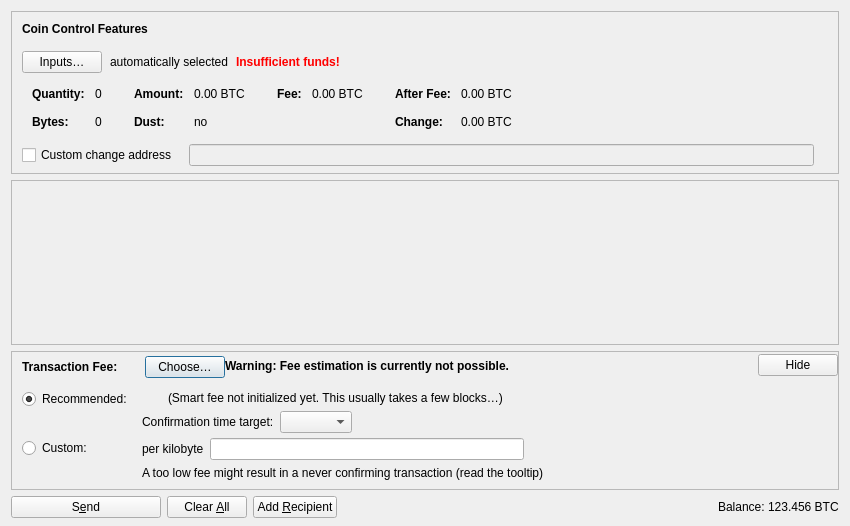
<?xml version="1.0" encoding="UTF-8"?>
<ui version="4.0">
 <class>SendCoinsDialog</class>
 <widget class="QDialog" name="SendCoinsDialog">
  <property name="geometry">
   <rect>
    <x>0</x>
    <y>0</y>
    <width>850</width>
    <height>526</height>
   </rect>
  </property>
  <property name="windowTitle">
   <string>Send Coins</string>
  </property>
  <layout class="QVBoxLayout" name="verticalLayout" stretch="0,1,0,0">
   <property name="bottomMargin">
    <number>8</number>
   </property>
   <item>
    <widget class="QFrame" name="frameCoinControl">
     <property name="sizePolicy">
      <sizepolicy hsizetype="Expanding" vsizetype="Expanding">
       <horstretch>0</horstretch>
       <verstretch>0</verstretch>
      </sizepolicy>
     </property>
     <property name="maximumSize">
      <size>
       <width>16777215</width>
       <height>16777215</height>
      </size>
     </property>
     <property name="frameShape">
      <enum>QFrame::StyledPanel</enum>
     </property>
     <property name="frameShadow">
      <enum>QFrame::Sunken</enum>
     </property>
     <layout class="QVBoxLayout" name="verticalLayoutCoinControl2">
      <property name="spacing">
       <number>0</number>
      </property>
      <property name="leftMargin">
       <number>0</number>
      </property>
      <property name="topMargin">
       <number>0</number>
      </property>
      <property name="rightMargin">
       <number>0</number>
      </property>
      <property name="bottomMargin">
       <number>6</number>
      </property>
      <item>
       <layout class="QVBoxLayout" name="verticalLayoutCoinControl" stretch="0,0,0,0,1">
        <property name="spacing">
         <number>0</number>
        </property>
        <property name="leftMargin">
         <number>10</number>
        </property>
        <property name="topMargin">
         <number>10</number>
        </property>
        <item>
         <layout class="QHBoxLayout" name="horizontalLayoutCoinControl1">
          <property name="bottomMargin">
           <number>15</number>
          </property>
          <item>
           <widget class="QLabel" name="labelCoinControlFeatures">
            <property name="sizePolicy">
             <sizepolicy hsizetype="Preferred" vsizetype="Maximum">
              <horstretch>0</horstretch>
              <verstretch>0</verstretch>
             </sizepolicy>
            </property>
            <property name="font">
             <font>
              <weight>75</weight>
              <bold>true</bold>
             </font>
            </property>
            <property name="styleSheet">
             <string notr="true">font-weight:bold;</string>
            </property>
            <property name="text">
             <string>Coin Control Features</string>
            </property>
           </widget>
          </item>
         </layout>
        </item>
        <item>
         <layout class="QHBoxLayout" name="horizontalLayoutCoinControl2" stretch="0,0,0,0">
          <property name="spacing">
           <number>8</number>
          </property>
          <property name="bottomMargin">
           <number>10</number>
          </property>
          <item>
           <widget class="QPushButton" name="pushButtonCoinControl">
            <property name="styleSheet">
             <string notr="true"/>
            </property>
            <property name="text">
             <string>Inputs…</string>
            </property>
            <property name="autoDefault">
             <bool>false</bool>
            </property>
           </widget>
          </item>
          <item>
           <widget class="QLabel" name="labelCoinControlAutomaticallySelected">
            <property name="text">
             <string>automatically selected</string>
            </property>
            <property name="margin">
             <number>5</number>
            </property>
           </widget>
          </item>
          <item>
           <widget class="QLabel" name="labelCoinControlInsuffFunds">
            <property name="font">
             <font>
              <weight>75</weight>
              <bold>true</bold>
             </font>
            </property>
            <property name="styleSheet">
             <string notr="true">color:red;font-weight:bold;</string>
            </property>
            <property name="text">
             <string>Insufficient funds!</string>
            </property>
            <property name="margin">
             <number>5</number>
            </property>
           </widget>
          </item>
          <item>
           <spacer name="horizontalSpacerCoinControl">
            <property name="orientation">
             <enum>Qt::Horizontal</enum>
            </property>
            <property name="sizeHint" stdset="0">
             <size>
              <width>40</width>
              <height>1</height>
             </size>
            </property>
           </spacer>
          </item>
         </layout>
        </item>
        <item>
         <widget class="QWidget" name="widgetCoinControl" native="true">
          <property name="sizePolicy">
           <sizepolicy hsizetype="Preferred" vsizetype="Preferred">
            <horstretch>0</horstretch>
            <verstretch>0</verstretch>
           </sizepolicy>
          </property>
          <property name="minimumSize">
           <size>
            <width>0</width>
            <height>0</height>
           </size>
          </property>
          <property name="styleSheet">
           <string notr="true"/>
          </property>
          <layout class="QHBoxLayout" name="horizontalLayoutCoinControl5">
           <property name="leftMargin">
            <number>0</number>
           </property>
           <property name="topMargin">
            <number>0</number>
           </property>
           <property name="rightMargin">
            <number>0</number>
           </property>
           <property name="bottomMargin">
            <number>0</number>
           </property>
           <item>
            <layout class="QHBoxLayout" name="horizontalLayoutCoinControl3" stretch="0,0,0,1">
             <property name="spacing">
              <number>20</number>
             </property>
             <property name="topMargin">
              <number>0</number>
             </property>
             <property name="bottomMargin">
              <number>10</number>
             </property>
             <item>
              <layout class="QFormLayout" name="formLayoutCoinControl1">
               <property name="horizontalSpacing">
                <number>10</number>
               </property>
               <property name="verticalSpacing">
                <number>14</number>
               </property>
               <property name="leftMargin">
                <number>10</number>
               </property>
               <property name="topMargin">
                <number>4</number>
               </property>
               <property name="rightMargin">
                <number>6</number>
               </property>
               <item row="0" column="0">
                <widget class="QLabel" name="labelCoinControlQuantityText">
                 <property name="font">
                  <font>
                   <weight>75</weight>
                   <bold>true</bold>
                  </font>
                 </property>
                 <property name="text">
                  <string>Quantity:</string>
                 </property>
                 <property name="margin">
                  <number>0</number>
                 </property>
                </widget>
               </item>
               <item row="0" column="1">
                <widget class="QLabel" name="labelCoinControlQuantity">
                 <property name="cursor">
                  <cursorShape>IBeamCursor</cursorShape>
                 </property>
                 <property name="contextMenuPolicy">
                  <enum>Qt::ActionsContextMenu</enum>
                 </property>
                 <property name="text">
                  <string notr="true">0</string>
                 </property>
                 <property name="margin">
                  <number>0</number>
                 </property>
                 <property name="textInteractionFlags">
                  <set>Qt::LinksAccessibleByMouse|Qt::TextSelectableByKeyboard|Qt::TextSelectableByMouse</set>
                 </property>
                </widget>
               </item>
               <item row="1" column="0">
                <widget class="QLabel" name="labelCoinControlBytesText">
                 <property name="font">
                  <font>
                   <weight>75</weight>
                   <bold>true</bold>
                  </font>
                 </property>
                 <property name="text">
                  <string>Bytes:</string>
                 </property>
                </widget>
               </item>
               <item row="1" column="1">
                <widget class="QLabel" name="labelCoinControlBytes">
                 <property name="cursor">
                  <cursorShape>IBeamCursor</cursorShape>
                 </property>
                 <property name="contextMenuPolicy">
                  <enum>Qt::ActionsContextMenu</enum>
                 </property>
                 <property name="text">
                  <string notr="true">0</string>
                 </property>
                 <property name="textInteractionFlags">
                  <set>Qt::LinksAccessibleByMouse|Qt::TextSelectableByKeyboard|Qt::TextSelectableByMouse</set>
                 </property>
                </widget>
               </item>
              </layout>
             </item>
             <item>
              <layout class="QFormLayout" name="formLayoutCoinControl2">
               <property name="horizontalSpacing">
                <number>10</number>
               </property>
               <property name="verticalSpacing">
                <number>14</number>
               </property>
               <property name="leftMargin">
                <number>6</number>
               </property>
               <property name="topMargin">
                <number>4</number>
               </property>
               <property name="rightMargin">
                <number>6</number>
               </property>
               <item row="0" column="0">
                <widget class="QLabel" name="labelCoinControlAmountText">
                 <property name="font">
                  <font>
                   <weight>75</weight>
                   <bold>true</bold>
                  </font>
                 </property>
                 <property name="text">
                  <string>Amount:</string>
                 </property>
                 <property name="margin">
                  <number>0</number>
                 </property>
                </widget>
               </item>
               <item row="0" column="1">
                <widget class="QLabel" name="labelCoinControlAmount">
                 <property name="cursor">
                  <cursorShape>IBeamCursor</cursorShape>
                 </property>
                 <property name="contextMenuPolicy">
                  <enum>Qt::ActionsContextMenu</enum>
                 </property>
                 <property name="text">
                  <string notr="true">0.00 BTC</string>
                 </property>
                 <property name="textInteractionFlags">
                  <set>Qt::LinksAccessibleByMouse|Qt::TextSelectableByKeyboard|Qt::TextSelectableByMouse</set>
                 </property>
                </widget>
               </item>
               <item row="1" column="0">
                <widget class="QLabel" name="labelCoinControlLowOutputText">
                 <property name="font">
                  <font>
                   <weight>75</weight>
                   <bold>true</bold>
                  </font>
                 </property>
                 <property name="text">
                  <string>Dust:</string>
                 </property>
                </widget>
               </item>
               <item row="1" column="1">
                <widget class="QLabel" name="labelCoinControlLowOutput">
                 <property name="cursor">
                  <cursorShape>IBeamCursor</cursorShape>
                 </property>
                 <property name="contextMenuPolicy">
                  <enum>Qt::ActionsContextMenu</enum>
                 </property>
                 <property name="text">
                  <string notr="true">no</string>
                 </property>
                 <property name="textInteractionFlags">
                  <set>Qt::LinksAccessibleByMouse|Qt::TextSelectableByKeyboard|Qt::TextSelectableByMouse</set>
                 </property>
                </widget>
               </item>
              </layout>
             </item>
             <item>
              <layout class="QFormLayout" name="formLayoutCoinControl3">
               <property name="horizontalSpacing">
                <number>10</number>
               </property>
               <property name="verticalSpacing">
                <number>14</number>
               </property>
               <property name="leftMargin">
                <number>6</number>
               </property>
               <property name="topMargin">
                <number>4</number>
               </property>
               <property name="rightMargin">
                <number>6</number>
               </property>
               <item row="0" column="0">
                <widget class="QLabel" name="labelCoinControlFeeText">
                 <property name="font">
                  <font>
                   <weight>75</weight>
                   <bold>true</bold>
                  </font>
                 </property>
                 <property name="text">
                  <string>Fee:</string>
                 </property>
                 <property name="margin">
                  <number>0</number>
                 </property>
                </widget>
               </item>
               <item row="0" column="1">
                <widget class="QLabel" name="labelCoinControlFee">
                 <property name="cursor">
                  <cursorShape>IBeamCursor</cursorShape>
                 </property>
                 <property name="contextMenuPolicy">
                  <enum>Qt::ActionsContextMenu</enum>
                 </property>
                 <property name="text">
                  <string notr="true">0.00 BTC</string>
                 </property>
                 <property name="textInteractionFlags">
                  <set>Qt::LinksAccessibleByMouse|Qt::TextSelectableByKeyboard|Qt::TextSelectableByMouse</set>
                 </property>
                </widget>
               </item>
              </layout>
             </item>
             <item>
              <layout class="QFormLayout" name="formLayoutCoinControl4">
               <property name="horizontalSpacing">
                <number>10</number>
               </property>
               <property name="verticalSpacing">
                <number>14</number>
               </property>
               <property name="leftMargin">
                <number>6</number>
               </property>
               <property name="topMargin">
                <number>4</number>
               </property>
               <property name="rightMargin">
                <number>6</number>
               </property>
               <item row="0" column="0">
                <widget class="QLabel" name="labelCoinControlAfterFeeText">
                 <property name="font">
                  <font>
                   <weight>75</weight>
                   <bold>true</bold>
                  </font>
                 </property>
                 <property name="text">
                  <string>After Fee:</string>
                 </property>
                 <property name="margin">
                  <number>0</number>
                 </property>
                </widget>
               </item>
               <item row="0" column="1">
                <widget class="QLabel" name="labelCoinControlAfterFee">
                 <property name="cursor">
                  <cursorShape>IBeamCursor</cursorShape>
                 </property>
                 <property name="contextMenuPolicy">
                  <enum>Qt::ActionsContextMenu</enum>
                 </property>
                 <property name="text">
                  <string notr="true">0.00 BTC</string>
                 </property>
                 <property name="textInteractionFlags">
                  <set>Qt::LinksAccessibleByMouse|Qt::TextSelectableByKeyboard|Qt::TextSelectableByMouse</set>
                 </property>
                </widget>
               </item>
               <item row="1" column="0">
                <widget class="QLabel" name="labelCoinControlChangeText">
                 <property name="font">
                  <font>
                   <weight>75</weight>
                   <bold>true</bold>
                  </font>
                 </property>
                 <property name="text">
                  <string>Change:</string>
                 </property>
                </widget>
               </item>
               <item row="1" column="1">
                <widget class="QLabel" name="labelCoinControlChange">
                 <property name="cursor">
                  <cursorShape>IBeamCursor</cursorShape>
                 </property>
                 <property name="contextMenuPolicy">
                  <enum>Qt::ActionsContextMenu</enum>
                 </property>
                 <property name="text">
                  <string notr="true">0.00 BTC</string>
                 </property>
                 <property name="textInteractionFlags">
                  <set>Qt::LinksAccessibleByMouse|Qt::TextSelectableByKeyboard|Qt::TextSelectableByMouse</set>
                 </property>
                </widget>
               </item>
              </layout>
             </item>
            </layout>
           </item>
          </layout>
         </widget>
        </item>
        <item>
         <layout class="QHBoxLayout" name="horizontalLayoutCoinControl4" stretch="0,0,0">
          <property name="spacing">
           <number>12</number>
          </property>
          <property name="sizeConstraint">
           <enum>QLayout::SetDefaultConstraint</enum>
          </property>
          <property name="topMargin">
           <number>5</number>
          </property>
          <property name="rightMargin">
           <number>5</number>
          </property>
          <item>
           <widget class="QCheckBox" name="checkBoxCoinControlChange">
            <property name="toolTip">
             <string>If this is activated, but the change address is empty or invalid, change will be sent to a newly generated address.</string>
            </property>
            <property name="text">
             <string>Custom change address</string>
            </property>
           </widget>
          </item>
          <item>
           <widget class="QValidatedLineEdit" name="lineEditCoinControlChange">
            <property name="enabled">
             <bool>false</bool>
            </property>
            <property name="sizePolicy">
             <sizepolicy hsizetype="Expanding" vsizetype="Fixed">
              <horstretch>0</horstretch>
              <verstretch>0</verstretch>
             </sizepolicy>
            </property>
           </widget>
          </item>
          <item>
           <widget class="QLabel" name="labelCoinControlChangeLabel">
            <property name="sizePolicy">
             <sizepolicy hsizetype="Preferred" vsizetype="Expanding">
              <horstretch>0</horstretch>
              <verstretch>0</verstretch>
             </sizepolicy>
            </property>
            <property name="minimumSize">
             <size>
              <width>0</width>
              <height>0</height>
             </size>
            </property>
            <property name="text">
             <string/>
            </property>
            <property name="margin">
             <number>3</number>
            </property>
           </widget>
          </item>
         </layout>
        </item>
        <item>
         <spacer name="verticalSpacerCoinControl">
          <property name="orientation">
           <enum>Qt::Vertical</enum>
          </property>
          <property name="sizeHint" stdset="0">
           <size>
            <width>800</width>
            <height>1</height>
           </size>
          </property>
         </spacer>
        </item>
       </layout>
      </item>
     </layout>
    </widget>
   </item>
   <item>
    <widget class="QScrollArea" name="scrollArea">
     <property name="widgetResizable">
      <bool>true</bool>
     </property>
     <widget class="QWidget" name="scrollAreaWidgetContents">
      <property name="geometry">
       <rect>
        <x>0</x>
        <y>0</y>
        <width>830</width>
        <height>104</height>
       </rect>
      </property>
      <layout class="QVBoxLayout" name="verticalLayout_2" stretch="0,1">
       <property name="leftMargin">
        <number>0</number>
       </property>
       <property name="topMargin">
        <number>0</number>
       </property>
       <property name="rightMargin">
        <number>0</number>
       </property>
       <property name="bottomMargin">
        <number>0</number>
       </property>
       <item>
        <layout class="QVBoxLayout" name="entries">
         <property name="spacing">
          <number>6</number>
         </property>
        </layout>
       </item>
       <item>
        <spacer name="verticalSpacer">
         <property name="orientation">
          <enum>Qt::Vertical</enum>
         </property>
         <property name="sizeHint" stdset="0">
          <size>
           <width>20</width>
           <height>40</height>
          </size>
         </property>
        </spacer>
       </item>
      </layout>
     </widget>
    </widget>
   </item>
   <item>
    <widget class="QFrame" name="frameFee">
     <property name="sizePolicy">
      <sizepolicy hsizetype="Expanding" vsizetype="Expanding">
       <horstretch>0</horstretch>
       <verstretch>0</verstretch>
      </sizepolicy>
     </property>
     <property name="maximumSize">
      <size>
       <width>16777215</width>
       <height>16777215</height>
      </size>
     </property>
     <property name="frameShape">
      <enum>QFrame::StyledPanel</enum>
     </property>
     <property name="frameShadow">
      <enum>QFrame::Sunken</enum>
     </property>
     <layout class="QVBoxLayout" name="verticalLayoutFee1">
      <property name="spacing">
       <number>0</number>
      </property>
      <property name="leftMargin">
       <number>0</number>
      </property>
      <property name="topMargin">
       <number>0</number>
      </property>
      <property name="rightMargin">
       <number>0</number>
      </property>
      <property name="bottomMargin">
       <number>0</number>
      </property>
      <item>
       <layout class="QVBoxLayout" name="verticalLayoutFee2" stretch="0,0,0">
        <property name="spacing">
         <number>0</number>
        </property>
        <property name="leftMargin">
         <number>10</number>
        </property>
        <property name="topMargin">
         <number>0</number>
        </property>
        <item>
         <layout class="QHBoxLayout" name="horizontalLayoutFee1">
          <property name="bottomMargin">
           <number>0</number>
          </property>
          <item>
           <layout class="QVBoxLayout" name="verticalLayoutFee7">
            <property name="spacing">
             <number>0</number>
            </property>
            <item>
             <spacer name="verticalSpacerSmartFee">
              <property name="orientation">
               <enum>Qt::Vertical</enum>
              </property>
              <property name="sizeType">
               <enum>QSizePolicy::Fixed</enum>
              </property>
              <property name="sizeHint" stdset="0">
               <size>
                <width>1</width>
                <height>4</height>
               </size>
              </property>
             </spacer>
            </item>
            <item>
             <layout class="QHBoxLayout" name="horizontalLayoutSmartFee">
              <property name="spacing">
               <number>10</number>
              </property>
              <item>
               <widget class="QLabel" name="labelFeeHeadline">
                <property name="sizePolicy">
                 <sizepolicy hsizetype="Preferred" vsizetype="Maximum">
                  <horstretch>0</horstretch>
                  <verstretch>0</verstretch>
                 </sizepolicy>
                </property>
                <property name="font">
                 <font>
                  <weight>75</weight>
                  <bold>true</bold>
                 </font>
                </property>
                <property name="styleSheet">
                 <string notr="true">font-weight:bold;</string>
                </property>
                <property name="text">
                 <string>Transaction Fee:</string>
                </property>
               </widget>
              </item>
              <item>
               <widget class="QLabel" name="labelFeeMinimized">
                <property name="text">
                 <string/>
                </property>
               </widget>
              </item>
              <item>
               <widget class="QPushButton" name="buttonChooseFee">
                <property name="text">
                 <string>Choose…</string>
                </property>
               </widget>
              </item>
             </layout>
            </item>
            <item>
             <spacer name="verticalSpacer_5">
              <property name="orientation">
               <enum>Qt::Vertical</enum>
              </property>
              <property name="sizeHint" stdset="0">
               <size>
                <width>1</width>
                <height>1</height>
               </size>
              </property>
             </spacer>
            </item>
           </layout>
          </item>
          <item>
           <widget class="QLabel" name="fallbackFeeWarningLabel">
            <property name="toolTip">
             <string>Using the fallbackfee can result in sending a transaction that will take several hours or days (or never) to confirm. Consider choosing your fee manually or wait until you have validated the complete chain.</string>
            </property>
            <property name="font">
            <font>
                <weight>75</weight>
                <bold>true</bold>
            </font>
            </property>
            <property name="text">
             <string>Warning: Fee estimation is currently not possible.</string>
            </property>
            <property name="wordWrap">
             <bool>false</bool>
            </property>
           </widget>
          </item>
          <item>
           <spacer name="horizontalSpacer_4">
            <property name="orientation">
             <enum>Qt::Horizontal</enum>
            </property>
            <property name="sizeType">
             <enum>QSizePolicy::MinimumExpanding</enum>
            </property>
            <property name="sizeHint" stdset="0">
             <size>
              <width>40</width>
              <height>20</height>
             </size>
            </property>
           </spacer>
          </item>
          <item>
           <widget class="QPushButton" name="buttonMinimizeFee">
            <property name="toolTip">
             <string>Hide transaction fee settings</string>
            </property>
            <property name="text">
             <string>Hide</string>
            </property>
           </widget>
          </item>
         </layout>
        </item>
        <item>
         <widget class="QFrame" name="frameFeeSelection">
          <layout class="QVBoxLayout" name="verticalLayoutFee12">
           <property name="spacing">
            <number>0</number>
           </property>
           <property name="leftMargin">
            <number>0</number>
           </property>
           <property name="topMargin">
            <number>0</number>
           </property>
           <property name="rightMargin">
            <number>0</number>
           </property>
           <property name="bottomMargin">
            <number>0</number>
           </property>
           <item>
            <layout class="QGridLayout" name="gridLayoutFee">
             <property name="topMargin">
              <number>10</number>
             </property>
             <property name="bottomMargin">
              <number>4</number>
             </property>
             <property name="horizontalSpacing">
              <number>10</number>
             </property>
             <property name="verticalSpacing">
              <number>4</number>
             </property>
             <item row="1" column="1">
              <layout class="QVBoxLayout" name="verticalLayoutFee8">
               <property name="spacing">
                <number>6</number>
               </property>
               <item>
                <layout class="QHBoxLayout" name="horizontalLayoutFee13">
                 <item>
                  <widget class="QLabel" name="labelCustomPerKilobyte">
                   <property name="toolTip">
                    <string>Specify a custom fee per kB (1,000 bytes) of the transaction's virtual size.

Note:  Since the fee is calculated on a per-byte basis, a fee rate of "100 satoshis per kvB" for a transaction size of 500 virtual bytes (half of 1 kvB) would ultimately yield a fee of only 50 satoshis.</string>
                   </property>
                   <property name="text">
                    <string>per kilobyte</string>
                   </property>
                  </widget>
                 </item>
                 <item>
                  <widget class="BitcoinAmountField" name="customFee"/>
                 </item>
                 <item>
                  <spacer name="horizontalSpacer_6">
                   <property name="orientation">
                    <enum>Qt::Horizontal</enum>
                   </property>
                   <property name="sizeHint" stdset="0">
                    <size>
                     <width>1</width>
                     <height>1</height>
                    </size>
                   </property>
                  </spacer>
                 </item>
                </layout>
               </item>
               <item>
                <layout class="QHBoxLayout" name="horizontalLayoutFee8">
                 <item>
                  <widget class="QLabel" name="labelCustomFeeWarning">
                   <property name="enabled">
                    <bool>true</bool>
                   </property>
                   <property name="toolTip">
                    <string>When there is less transaction volume than space in the blocks, miners as well as relaying nodes may enforce a minimum fee. Paying only this minimum fee is just fine, but be aware that this can result in a never confirming transaction once there is more demand for kohezion transactions than the network can process.</string>
                   </property>
                   <property name="text">
                    <string>A too low fee might result in a never confirming transaction (read the tooltip)</string>
                   </property>
                  </widget>
                 </item>
                 <item>
                  <spacer name="horizontalSpacer_2">
                   <property name="orientation">
                    <enum>Qt::Horizontal</enum>
                   </property>
                   <property name="sizeHint" stdset="0">
                    <size>
                     <width>1</width>
                     <height>1</height>
                    </size>
                   </property>
                  </spacer>
                 </item>
                </layout>
               </item>
              </layout>
             </item>
             <item row="0" column="0">
              <layout class="QVBoxLayout" name="verticalLayoutFee4" stretch="0,1">
               <item>
                <widget class="QRadioButton" name="radioSmartFee">
                 <property name="text">
                  <string>Recommended:</string>
                 </property>
                 <property name="checked">
                  <bool>true</bool>
                 </property>
                 <attribute name="buttonGroup">
                  <string notr="true">groupFee</string>
                 </attribute>
                </widget>
               </item>
               <item>
                <spacer name="verticalSpacer_2">
                 <property name="orientation">
                  <enum>Qt::Vertical</enum>
                 </property>
                 <property name="sizeHint" stdset="0">
                  <size>
                   <width>1</width>
                   <height>1</height>
                  </size>
                 </property>
                </spacer>
               </item>
              </layout>
             </item>
             <item row="1" column="0">
              <layout class="QVBoxLayout" name="verticalLayoutFee9" stretch="0,1">
               <item>
                <widget class="QRadioButton" name="radioCustomFee">
                 <property name="text">
                  <string>Custom:</string>
                 </property>
                 <attribute name="buttonGroup">
                  <string notr="true">groupFee</string>
                 </attribute>
                </widget>
               </item>
               <item>
                <spacer name="verticalSpacer_6">
                 <property name="orientation">
                  <enum>Qt::Vertical</enum>
                 </property>
                 <property name="sizeHint" stdset="0">
                  <size>
                   <width>1</width>
                   <height>1</height>
                  </size>
                 </property>
                </spacer>
               </item>
              </layout>
             </item>
             <item row="0" column="1">
              <layout class="QVBoxLayout" name="verticalLayoutFee3" stretch="0,0,1">
               <property name="spacing">
                <number>6</number>
               </property>
               <property name="topMargin">
                <number>2</number>
               </property>
               <item>
                <layout class="QHBoxLayout" name="horizontalLayoutFee12">
                 <item>
                  <widget class="QLabel" name="labelSmartFee">
                   <property name="text">
                    <string/>
                   </property>
                  </widget>
                 </item>
                 <item>
                  <widget class="QLabel" name="labelFeeEstimation">
                   <property name="text">
                    <string/>
                   </property>
                  </widget>
                 </item>
                 <item>
                  <widget class="QLabel" name="labelSmartFee2">
                   <property name="text">
                    <string>(Smart fee not initialized yet. This usually takes a few blocks…)</string>
                   </property>
                  </widget>
                 </item>
                 <item>
                  <spacer name="horizontalSpacer_5">
                   <property name="orientation">
                    <enum>Qt::Horizontal</enum>
                   </property>
                   <property name="sizeHint" stdset="0">
                    <size>
                     <width>1</width>
                     <height>1</height>
                    </size>
                   </property>
                  </spacer>
                 </item>
                </layout>
               </item>
               <item>
                <layout class="QHBoxLayout" name="horizontalLayoutFee9">
                 <item>
                  <layout class="QVBoxLayout" name="verticalLayoutFee6">
                   <item>
                    <widget class="QLabel" name="labelSmartFee3">
                     <property name="text">
                      <string>Confirmation time target:</string>
                     </property>
                    </widget>
                   </item>
                  </layout>
                 </item>
                 <item>
                  <layout class="QVBoxLayout" name="verticalLayoutFee5">
                   <property name="rightMargin">
                    <number>30</number>
                   </property>
                   <item>
                    <layout class="QHBoxLayout" name="horizontalLayoutConfTarget">
                     <property name="bottomMargin">
                      <number>0</number>
                     </property>
                     <item>
                      <widget class="QComboBox" name="confTargetSelector"/>
                     </item>
                     <item>
                      <spacer name="horizontalSpacerConfTarget">
                       <property name="orientation">
                        <enum>Qt::Horizontal</enum>
                       </property>
                       <property name="sizeHint" stdset="0">
                        <size>
                         <width>40</width>
                         <height>20</height>
                        </size>
                       </property>
                      </spacer>
                     </item>
                    </layout>
                   </item>
                  </layout>
                 </item>
                </layout>
               </item>
               <item>
                <spacer name="verticalSpacer_4">
                 <property name="orientation">
                  <enum>Qt::Vertical</enum>
                 </property>
                 <property name="sizeHint" stdset="0">
                  <size>
                   <width>1</width>
                   <height>1</height>
                  </size>
                 </property>
                </spacer>
               </item>
              </layout>
             </item>
            </layout>
           </item>
          </layout>
         </widget>
        </item>
        <item>
         <spacer name="verticalSpacerFee">
          <property name="orientation">
           <enum>Qt::Vertical</enum>
          </property>
          <property name="sizeHint" stdset="0">
           <size>
            <width>40</width>
            <height>5</height>
           </size>
          </property>
         </spacer>
        </item>
       </layout>
      </item>
     </layout>
    </widget>
   </item>
   <item>
    <layout class="QHBoxLayout" name="horizontalLayout">
     <item>
      <widget class="QPushButton" name="sendButton">
       <property name="minimumSize">
        <size>
         <width>150</width>
         <height>0</height>
        </size>
       </property>
       <property name="toolTip">
        <string>Confirm the send action</string>
       </property>
       <property name="text">
        <string>S&amp;end</string>
       </property>
       <property name="icon">
        <iconset resource="../bitcoin.qrc">
         <normaloff>:/icons/send</normaloff>:/icons/send</iconset>
       </property>
       <property name="autoDefault">
        <bool>false</bool>
       </property>
       <property name="default">
        <bool>false</bool>
       </property>
      </widget>
     </item>
     <item>
      <widget class="QPushButton" name="clearButton">
       <property name="sizePolicy">
        <sizepolicy hsizetype="Minimum" vsizetype="Fixed">
         <horstretch>0</horstretch>
         <verstretch>0</verstretch>
        </sizepolicy>
       </property>
       <property name="toolTip">
        <string>Clear all fields of the form.</string>
       </property>
       <property name="text">
        <string>Clear &amp;All</string>
       </property>
       <property name="icon">
        <iconset resource="../bitcoin.qrc">
         <normaloff>:/icons/remove</normaloff>:/icons/remove</iconset>
       </property>
       <property name="autoDefault">
        <bool>false</bool>
       </property>
      </widget>
     </item>
     <item>
      <widget class="QPushButton" name="addButton">
       <property name="toolTip">
        <string>Send to multiple recipients at once</string>
       </property>
       <property name="text">
        <string>Add &amp;Recipient</string>
       </property>
       <property name="icon">
        <iconset resource="../bitcoin.qrc">
         <normaloff>:/icons/add</normaloff>:/icons/add</iconset>
       </property>
       <property name="autoDefault">
        <bool>false</bool>
       </property>
      </widget>
     </item>
     <item>
      <spacer name="horizontalSpacer">
       <property name="orientation">
        <enum>Qt::Horizontal</enum>
       </property>
       <property name="sizeHint" stdset="0">
        <size>
         <width>40</width>
         <height>20</height>
        </size>
       </property>
      </spacer>
     </item>
     <item>
      <layout class="QHBoxLayout" name="horizontalLayout_2">
       <property name="spacing">
        <number>3</number>
       </property>
       <item>
        <widget class="QLabel" name="labelBalanceName">
         <property name="sizePolicy">
          <sizepolicy hsizetype="Preferred" vsizetype="Fixed">
           <horstretch>0</horstretch>
           <verstretch>0</verstretch>
          </sizepolicy>
         </property>
         <property name="text">
          <string>Balance:</string>
         </property>
        </widget>
       </item>
       <item>
        <widget class="QLabel" name="labelBalance">
         <property name="sizePolicy">
          <sizepolicy hsizetype="Preferred" vsizetype="Fixed">
           <horstretch>0</horstretch>
           <verstretch>0</verstretch>
          </sizepolicy>
         </property>
         <property name="cursor">
          <cursorShape>IBeamCursor</cursorShape>
         </property>
         <property name="text">
          <string notr="true">123.456 BTC</string>
         </property>
         <property name="textInteractionFlags">
          <set>Qt::LinksAccessibleByMouse|Qt::TextSelectableByKeyboard|Qt::TextSelectableByMouse</set>
         </property>
        </widget>
       </item>
      </layout>
     </item>
    </layout>
   </item>
  </layout>
 </widget>
 <customwidgets>
  <customwidget>
   <class>QValidatedLineEdit</class>
   <extends>QLineEdit</extends>
   <header>qt/qvalidatedlineedit.h</header>
  </customwidget>
  <customwidget>
   <class>BitcoinAmountField</class>
   <extends>QLineEdit</extends>
   <header>qt/bitcoinamountfield.h</header>
   <container>1</container>
  </customwidget>
 </customwidgets>
 <resources>
  <include location="../bitcoin.qrc"/>
 </resources>
 <connections/>
 <buttongroups>
  <buttongroup name="groupFee"/>
 </buttongroups>
</ui>
